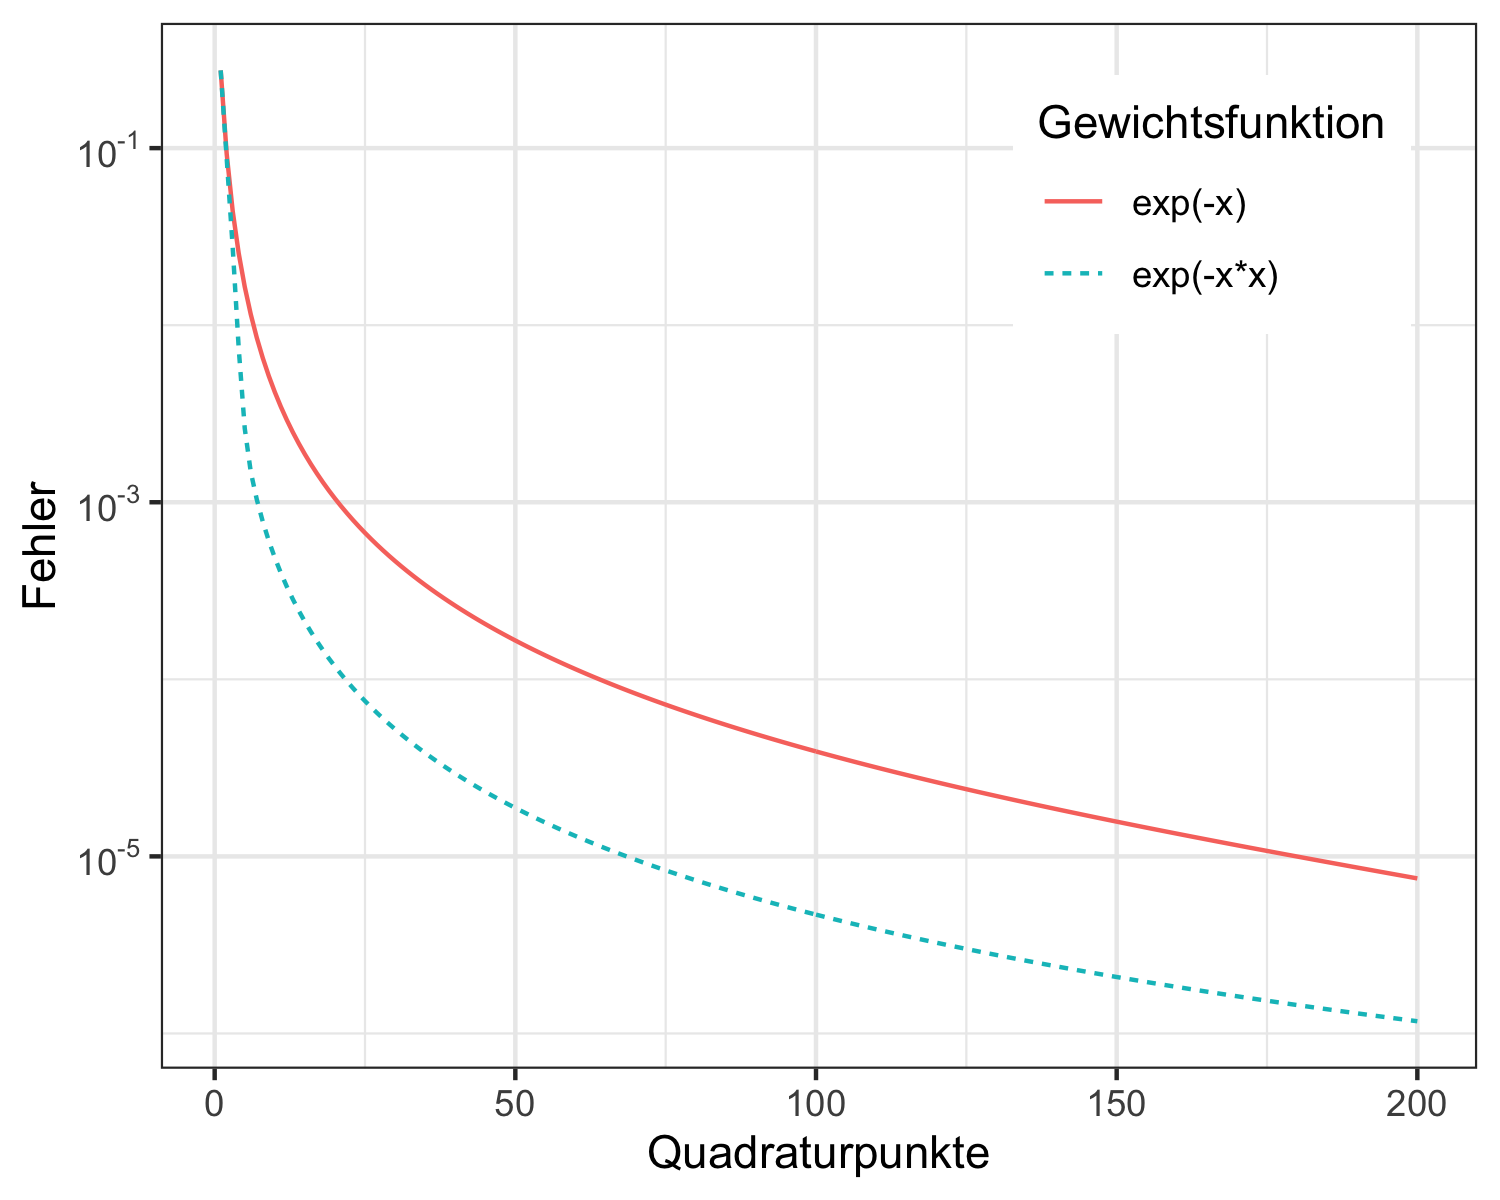

This chart was generated by the following R code:
library(ggplot2)
require(scales)
require(dplyr)

data=read.csv("/Users/shirnschall/Desktop/Numerik1/code/aufgabe_b/c/vergleich-gewichtsfnkt",header = TRUE ,sep = "\t")

p <- ggplot(data,aes(x=Quadraturpunkte,y=Fehler,color=Gewichtsfunktion,group=Gewichtsfunktion))+
  geom_line(aes(linetype =Gewichtsfunktion)) + 
  theme_bw() +
  scale_y_continuous(trans="log10",labels = scales::trans_format("log10", scales::math_format(10^.x)))+
   theme(
    legend.position = c(.95, .95),
    legend.justification = c("right", "top"),
    legend.box.just = "right",
    legend.margin = margin(6, 6, 6, 6)
  )

p

ggsave("aufgabe-e-vergleich-trapez-gewichtsfnkt.png", units="in", width=5, height=4, dpi=300)